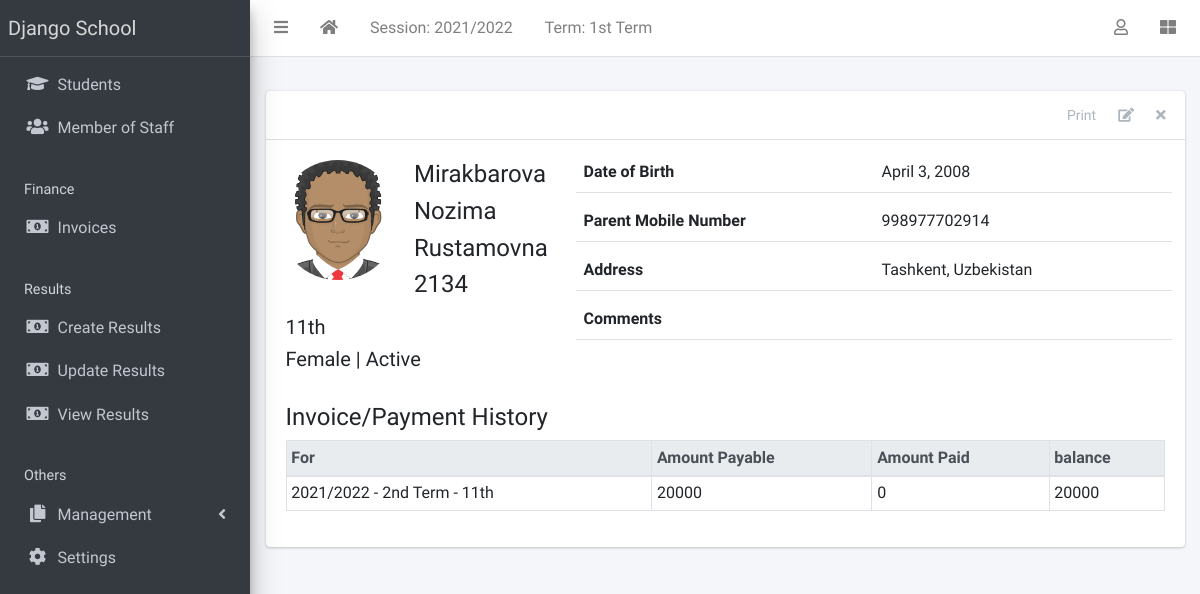
/student/4/ (signed in), run on the app's committed database.
### apps/corecode/models.py (models this page shows, shortened)
class AcademicSession(models.Model):
    name = models.CharField(max_length=200, unique=True)
    current = models.BooleanField(default=True)
    class Meta:
        ordering = ["-name"]
    def __str__(self):
        return self.name

class AcademicTerm(models.Model):
    name = models.CharField(max_length=20, unique=True)
    current = models.BooleanField(default=True)
    class Meta:
        ordering = ["name"]
    def __str__(self):
        return self.name

class SiteConfig(models.Model):
    key = models.SlugField()
    value = models.CharField(max_length=200)

class StudentClass(models.Model):
    name = models.CharField(max_length=200, unique=True)
    class Meta:
        verbose_name = "Class"
        verbose_name_plural = "Classes"
        ordering = ["name"]
    def __str__(self):
        return self.name

### apps/students/models.py (models this page shows, shortened)
class Student(models.Model):
    STATUS_CHOICES = [("active", "Active"), ("inactive", "Inactive")]
    GENDER_CHOICES = [("male", "Male"), ("female", "Female")]
    current_status = models.CharField(
        max_length=10, choices=STATUS_CHOICES, default="active"
    )
    registration_number = models.CharField(max_length=200, unique=True)
    surname = models.CharField(max_length=200)
    firstname = models.CharField(max_length=200)
    other_name = models.CharField(max_length=200, blank=True)
    gender = models.CharField(max_length=10, choices=GENDER_CHOICES, default="male")
    date_of_birth = models.DateField(default=timezone.now)
    current_class = models.ForeignKey(
        StudentClass, on_delete=models.SET_NULL, blank=True, null=True
    )
    date_of_admission = models.DateField(default=timezone.now)
    mobile_num_regex = RegexValidator(
        regex="^[0-9]{10,15}$", message="Entered mobile number isn't in a right format!"
    )
    parent_mobile_number = models.CharField(
        validators=[mobile_num_regex], max_length=13, blank=True
    )
    address = models.TextField(blank=True)
    others = models.TextField(blank=True)
    passport = models.ImageField(blank=True, upload_to="students/passports/")
    class Meta:
        ordering = ["surname", "firstname", "other_name"]

### apps/finance/models.py (models this page shows, shortened)
class Invoice(models.Model):
    student = models.ForeignKey(Student, on_delete=models.CASCADE)
    session = models.ForeignKey(AcademicSession, on_delete=models.CASCADE)
    term = models.ForeignKey(AcademicTerm, on_delete=models.CASCADE)
    class_for = models.ForeignKey(StudentClass, on_delete=models.CASCADE)
    balance_from_previous_term = models.IntegerField(default=0)
    status = models.CharField(
        max_length=20,
        choices=[("active", "Active"), ("closed", "Closed")],
        default="active",
    )
    class Meta:
        ordering = ["student", "term"]
    def balance(self):
        payable = self.total_amount_payable()
        paid = self.total_amount_paid()
        return payable - paid
    def amount_payable(self):
        items = InvoiceItem.objects.filter(invoice=self)
        total = 0
        for item in items:
            total += item.amount
        return total
    def total_amount_payable(self):
        return self.balance_from_previous_term + self.amount_payable()
    def total_amount_paid(self):
        receipts = Receipt.objects.filter(invoice=self)
        amount = 0
        for receipt in receipts:
            amount += receipt.amount_paid
        return amount

class InvoiceItem(models.Model):
    invoice = models.ForeignKey(Invoice, on_delete=models.CASCADE)
    description = models.CharField(max_length=200)
    amount = models.IntegerField()

### apps/students/views.py (the view)
# urls.py: path("<int:pk>/", StudentDetailView.as_view(), name="student-detail"),
class StudentDetailView(LoginRequiredMixin, DetailView):
    model = Student
    template_name = "students/student_detail.html"
    def get_context_data(self, **kwargs):
        context = super(StudentDetailView, self).get_context_data(**kwargs)
        context["payments"] = Invoice.objects.filter(student=self.object)
        return context

### apps/corecode/context_processors.py (called while the page is built)
def site_defaults(request):
    current_session = AcademicSession.objects.get(current=True)
    current_term = AcademicTerm.objects.get(current=True)
    vals = SiteConfig.objects.all()
    contexts = {
        "current_session": current_session.name,
        "current_term": current_term.name,
    }
    for val in vals:
        contexts[val.key] = val.value
    return contexts

### apps/students/templates/students/student_detail.html (shortened to what this page needs)
{% extends 'base.html' %}
{% load static %}
{% block content-header %}
<div class="card-header">
  <div class="card-tools">
    <a href="#" class="btn btn-tool">Print</a>
    <a href="{% url 'student-update' object.id %}" class="btn btn-tool">
      <i class="fas fa-edit"></i>
    </a>
    <a href="{% url 'student-delete' object.id %}" class="btn btn-tool">
      <i class="fas fa-times"></i>
    </a>
  </div>
</div>
{% endblock content-header %}
{% block content %}
    <div class="row mb-4">
      <div class="col-sm-4">
        <div class="row mb-2">
          {% if object.passport %}
            <img
              src="{{ object.passport.url }}"
              class="float-left rounded-circle mr-3" style="width: 120px; height: 120px;">
          {% else %}
            <img
              src="{% static 'dist/img/avatar.png' %}"
              class="float-left rounded-circle mr-3" style="width: 120px; height: 120px;">
          {% endif %}
          <div class="float-right">
            <h4>{{ object.surname }} </h4>
            <h4>{{ object.firstname }} </h4>
            <h4>{{ object.other_name }} </h4>
            <h4>{{ object.registration_number }} </h4>
          </div>
        </div>
        <h5>{{ object.current_class }} </h5>
        <h5>{{ object.get_gender_display }} | {{ object.get_current_status_display }}</h5>
      </div>
      <div class="col-sm-8">
        <div>
          <div class="form-group border-bottom row">
            <label class="col">
              Date of Birth
            </label>
            <div class="col">
              {{ object.date_of_birth }}
            </div>
          </div>
          <div class="form-group border-bottom row">
            <label class="col">
              Parent Mobile Number
            </label>
            <div class="col">
              {{ object.parent_mobile_number}}
            </div>
          </div>
          <div class="form-group border-bottom row">
            <label class="col">
              Address
            </label>
            <div class="col">
              {{ object.address }}
            </div>
          </div>
          <div class="form-group border-bottom row">
            <label class="col">
              Comments
            </label>
            <div class="col">
            </div>
          </div>
        </div>
      </div>
    </div>
    <h4>Invoice/Payment History</h4>
    {% if payments %}
      <table class="table table-sm table-bordered table-hover">
        <thead class="thead-light">
          <tr>
            <th>For</th>
            <th>Amount Payable</th>
            <th>Amount Paid</th>
            <th>balance</th>
          </tr>
        </thead>
        <tbody>
          {% for payment in payments %}
            <tr class='clickable-row' data-href="{% url 'invoice-detail' payment.id %}">
              <td>{{payment.session}} - {{payment.term}} - {{ payment.class_for}}</td>
              <td>{{payment.total_amount_payable}}</td>
              <td>{{payment.total_amount_paid}}</td>
              <td>{{payment.balance}}</td>
            </tr>
          {% endfor %}
        </tbody>
      </table>
    {% else %}
        <p>There are no payment history for {{object}}</p>
    {% endif %}
{% endblock content %}

### templates/base.html (shortened to what this page needs)
{% load static %}
<!DOCTYPE html>
<html lang="en">
<head>
  <link rel="stylesheet" href="{% static 'plugins/fontawesome-free/css/all.min.css' %}">
  <link rel="stylesheet" href="{% static 'plugins/toastr/toastr.min.css' %}">
  <link rel="stylesheet"
    href="{% static 'plugins/overlayScrollbars/css/OverlayScrollbars.min.css' %}">
  <link rel="stylesheet" href="{% static 'plugins/Datatables/datatables.min.css' %}" />
  <link rel="stylesheet" href="{% static 'dist/css/adminlte.min.css' %}">
</head>
<body
  class="hold-transition sidebar-mini layout-fixed layout-navbar-fixed layout-footer-fixed">
  <div class="wrapper">
    <nav class="main-header navbar navbar-expand navbar-white navbar-light">
      <ul class="navbar-nav">
        <li class="nav-item">
          <a class="nav-link" data-widget="pushmenu" href="#" role="button"><i
              class="fas fa-bars"></i></a>
        </li>
        <li class="nav-item d-none d-sm-inline-block">
          <a href="{% url 'home' %} " class="nav-link"><i class="fa fa-home"></i></a>
        </li>
        <li class="nav-item d-none d-sm-inline-block">
          <a href="{% url 'current-session' %}" class="nav-link">Session: {{ current_session }}</a>
        </li>
        <li class="nav-item d-none d-sm-inline-block">
          <a href="{% url 'current-session' %}" class="nav-link">Term: {{ current_term }}</a>
        </li>
      </ul>
      <ul class="navbar-nav ml-auto">
        <li class="nav-item dropdown">
          <a class="nav-link" data-toggle="dropdown" href="#">
            <i class="far fa-user"></i>
          </a>
        </li>
        <li class="nav-item">
          <a class="nav-link" data-widget="control-sidebar" data-slide="true"
            href="#" role="button"><i class="fas fa-th-large"></i></a>
        </li>
      </ul>
    </nav>
    <aside class="main-sidebar sidebar-dark-primary elevation-4">
      <a href="{% url 'home' %}" class="brand-link">{{ school_name | default:"MySchool" }}</a>
      <div class="sidebar">
        <nav class="mt-2">
          <ul class="nav nav-pills nav-sidebar flex-column"
            data-widget="treeview" role="menu" data-accordion="false">
            <li class="nav-item">
              <a href="{% url 'student-list' %}" class="nav-link">
                <i class="nav-icon fas fa-graduation-cap"></i>
                <p>
                  Students
                </p>
              </a>
            </li>
            <li class="nav-item">
              <a href="{% url 'staff-list' %}" class="nav-link">
                <i class="nav-icon fas fa-users"></i>
                <p>
                  Member of Staff
                </p>
              </a>
            </li>
            <li class="nav-header">Finance</li>
            <li class="nav-item">
              <a href="{% url 'invoice-list' %}" class="nav-link">
                <i class="nav-icon fas fa-money-bill-alt"></i>
                <p>
                  Invoices
                </p>
              </a>
            </li>
            <li class="nav-header">Results</li>
            <li class="nav-item">
              <a href="{% url 'create-result' %}" class="nav-link">
                <i class="nav-icon fas fa-money-bill-alt"></i>
                <p>
                  Create Results
                </p>
              </a>
            </li>
            <li class="nav-item">
              <a href="{% url 'edit-results' %}" class="nav-link">
                <i class="nav-icon fas fa-money-bill-alt"></i>
                <p>
                  Update Results
                </p>
              </a>
            </li>
            <li class="nav-item">
              <a href="{% url 'view-results' %}" class="nav-link">
                <i class="nav-icon fas fa-money-bill-alt"></i>
                <p>
                  View Results
                </p>
              </a>
            </li>
            <li class="nav-header">Others</li>
            <li class="nav-item has-treeview">
              <a href="#" class="nav-link">
                <i class="nav-icon fas fa-copy"></i>
                <p>
                  Management
                  <i class="fas fa-angle-left right"></i>
                </p>
              </a>
            </li>
            <li class="nav-item">
              <a href="{% url 'configs' %}" class="nav-link">
                <i class="nav-icon fas fa-cog"></i>
                <p>
                  Settings
                </p>
              </a>
            </li>
          </ul>
        </nav>
      </div>
    </aside>
    <div class="content-wrapper">
      <section class="content-header">
      </section>
      <section class="content">
        <div class="container-fluid">
          <div class="row">
            <div class="col-md-12">
              {% block fullcard %}
              <div class="card">
                {% block content-header %}{% endblock content-header %}
                <div class="card-body">
                  <div class="row">
                    <div class="col">
                      {% block content %}
                      {% endblock content %}
                    </div>
                  </div>
                </div>
              </div>
              {% endblock fullcard %}
            </div>
          </div>
        </div>
      </section>
    </div>
  </div>
</body>
</html>

### data on the page
AcademicSession: name "2021/2022"
AcademicTerm: name "1st Term"
SiteConfig: value "Django School"
Student: surname "Mirakbarova", firstname "Nozima", other_name "Rustamovna", registration_number "2134", current_class "11th", gender "Female", current_status "Active", date_of_birth "April 3, 2008", parent_mobile_number "998977702914", address "Tashkent, Uzbekistan"
Invoice: session "2021/2022", term "2nd Term", class_for "11th", total_amount_payable "20000", total_amount_paid "0", balance "20000"
